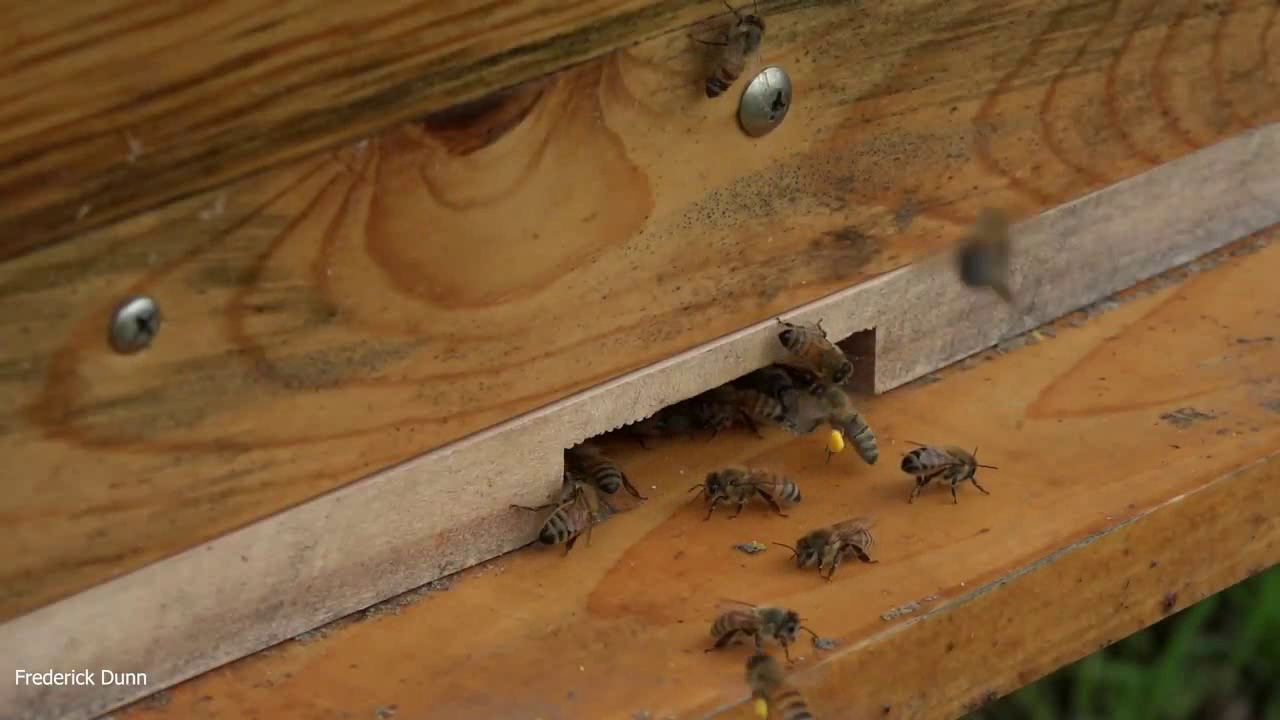
#> input picture frame 17 of Tutorial/output.avi, 1280 x 720 px, given in place of 25 bees with pollen entered.mp4, which was not available
$ python getting_started_with_videos.py
#> lines starting #> are read from the running program, lines starting #| are printed output that depends on the picture
import cv2

# [5 lines of commented-out code are left out]
cap = cv2.VideoCapture('25 bees with pollen entered.mp4')

# video frame sizes
width = int(cap.get(cv2.CAP_PROP_FRAME_WIDTH))
height = int(cap.get(cv2.CAP_PROP_FRAME_HEIGHT))

# FourCC, four character code - https://fourcc.org/
fourcc = cv2.VideoWriter_fourcc(*'XVID')

# VideoWriter's arguments:
#   file name for creating new movie
#   identifier for video codec
#   frame rate
#   video frame sizes: width and height
out = cv2.VideoWriter('output.avi', fourcc, 20.0, (width, height))

# run loop
while cap.isOpened():
    # read frame from webcam
    ret, frame = cap.read()
#> frame is the input picture: shape (720, 1280, 3); mean B, G, R 51.7, 89.8, 125.4

    if ret:
        # write out frame
        out.write(frame)

        # turn in grayscale
        gray = cv2.cvtColor(frame, cv2.COLOR_BGR2GRAY)
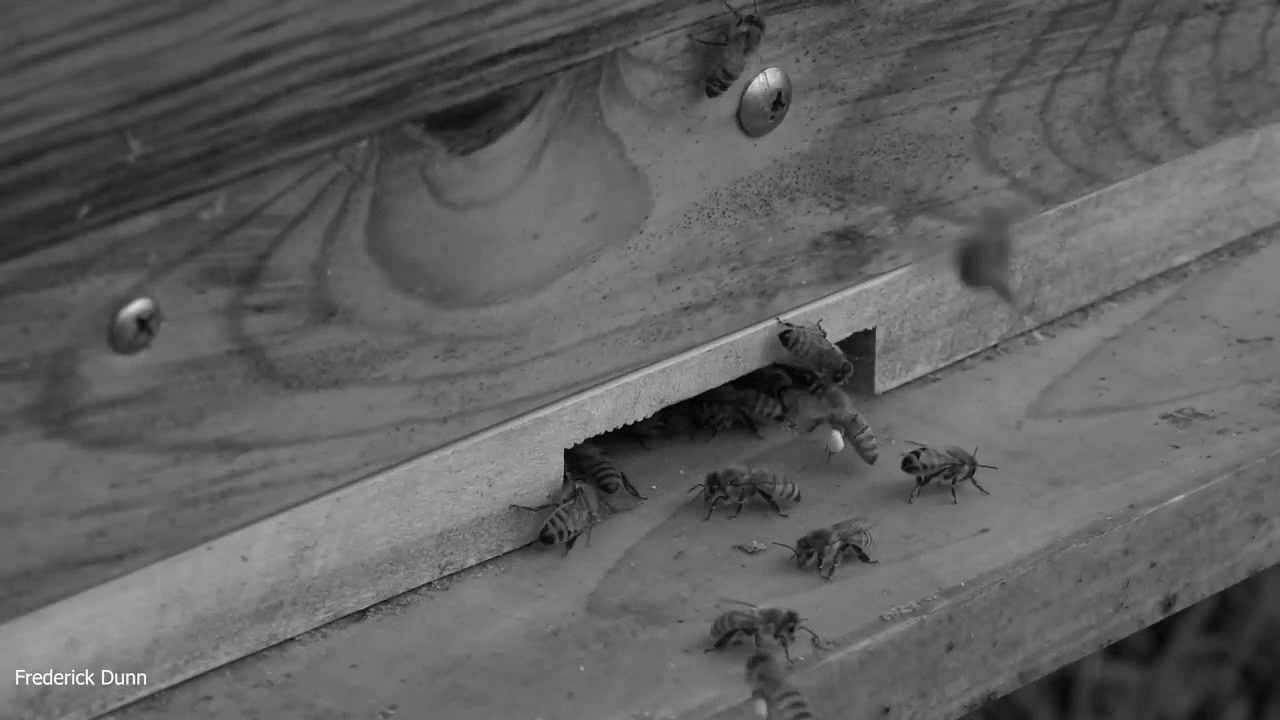
#> gray: shape (720, 1280); min 0, max 254, mean 96.1

        # show every frame in window with title 'frame'
        cv2.imshow('frame', gray)

        # stop loop by pressing key Q
        if cv2.waitKey(1) & 0xFF == ord('q'):
#> (key q is pressed here)
            break

        # stop loop by closing window
        if cv2.getWindowProperty('frame', 0) < 0:
            break
    else:
        break

# releasing capture and writer
cap.release()
out.release()

# close all related windows
cv2.destroyAllWindows()

$ run again, starting later in the video
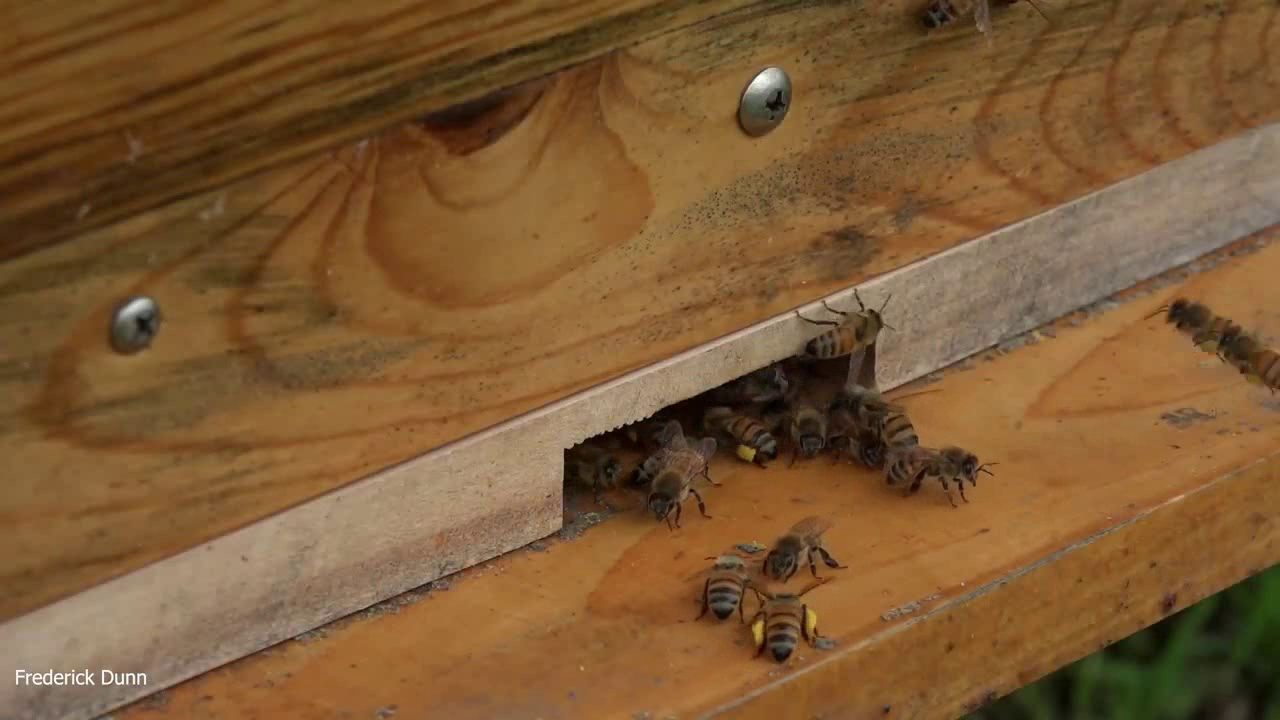
#> input picture frame 79 of Tutorial/output.avi, 1280 x 720 px, given in place of 25 bees with pollen entered.mp4, which was not available
#> frame is the input picture: shape (720, 1280, 3); mean B, G, R 52, 89.6, 124.9
#> `gray = cv2.cvtColor(frame, cv2.COLOR_BGR2GRAY)`:
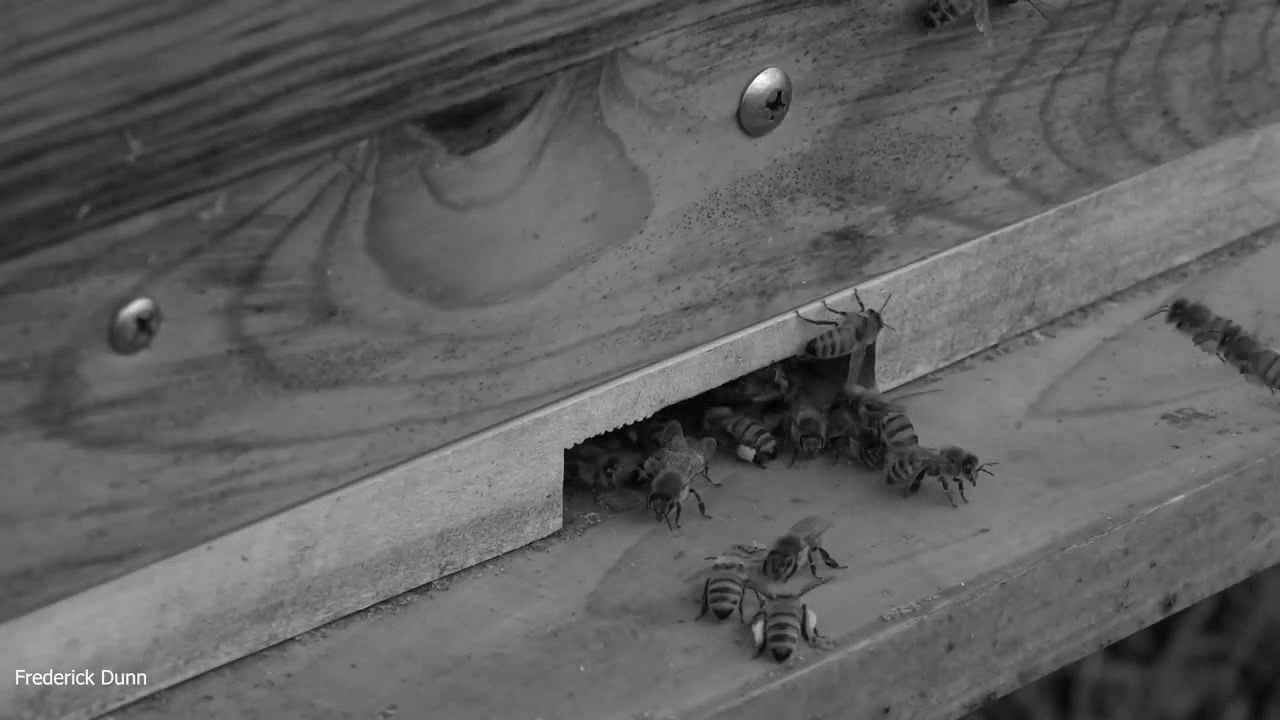
#> gray: shape (720, 1280); min 1, max 255, mean 95.9

$ run again, starting later in the video
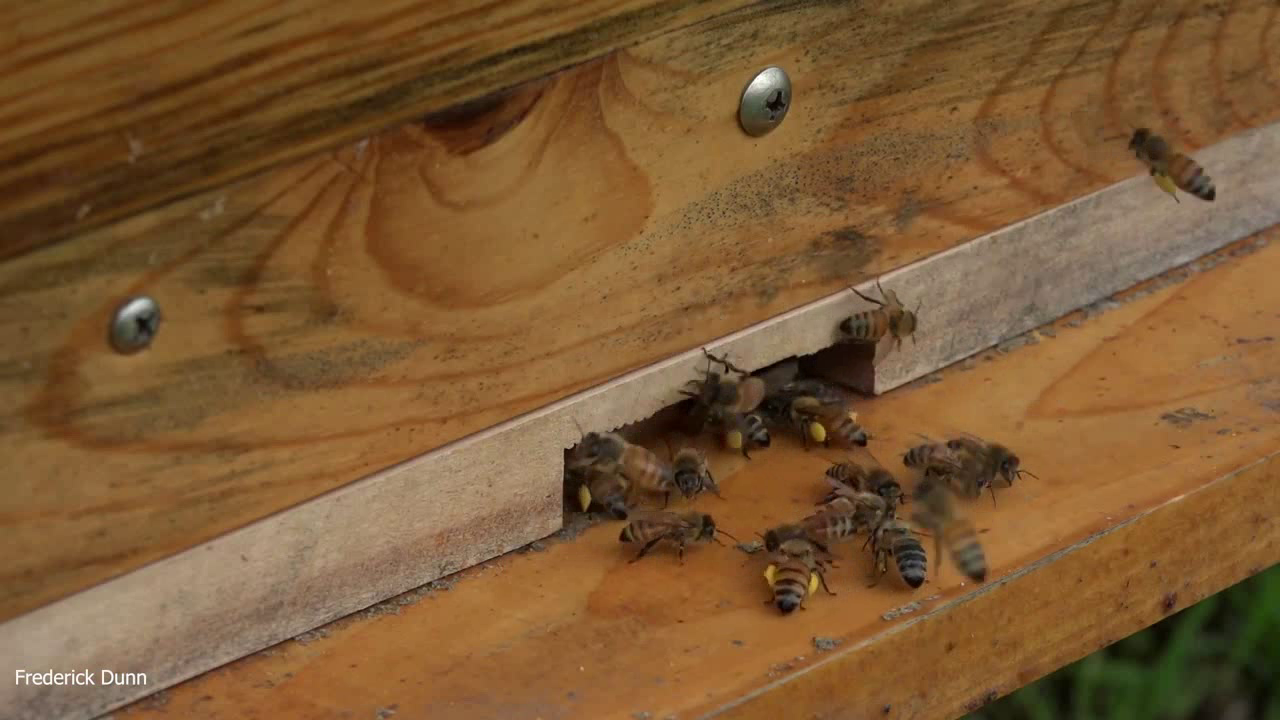
#> input picture frame 141 of Tutorial/output.avi, 1280 x 720 px, given in place of 25 bees with pollen entered.mp4, which was not available
#> frame is the input picture: shape (720, 1280, 3); mean B, G, R 51.4, 89.1, 124.2
#> `gray = cv2.cvtColor(frame, cv2.COLOR_BGR2GRAY)`:
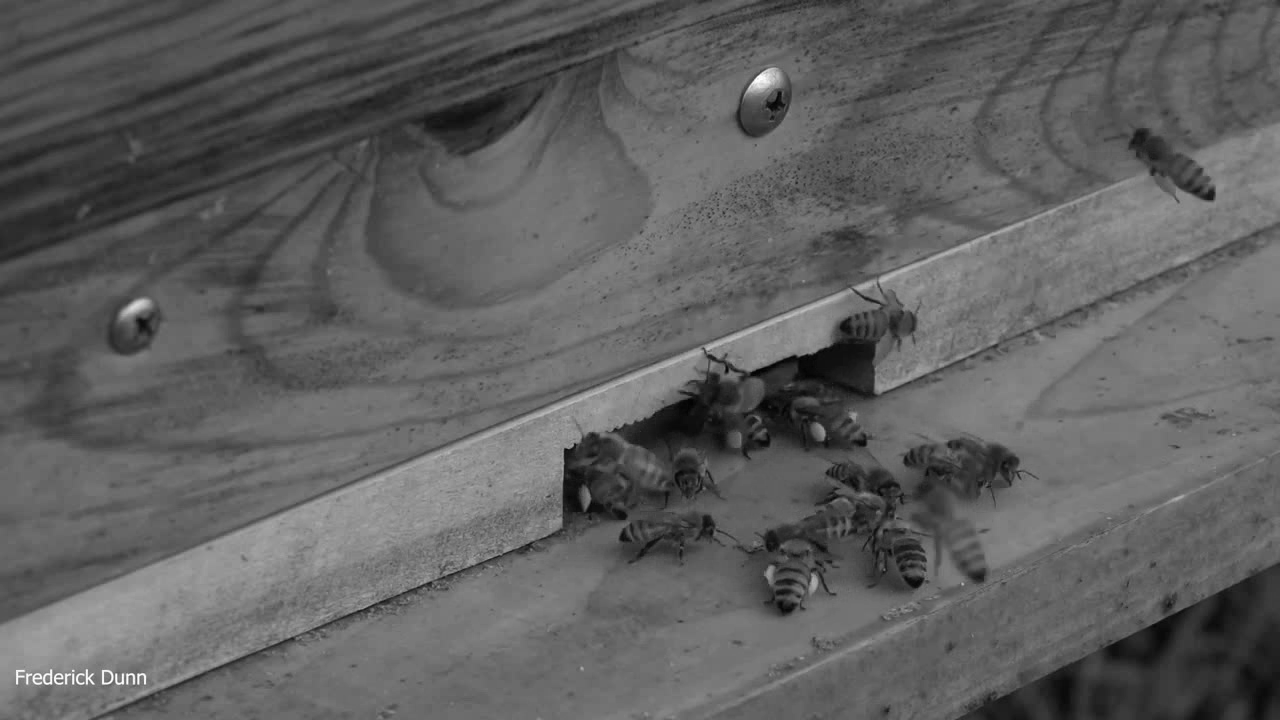
#> gray: shape (720, 1280); min 1, max 255, mean 95.3
